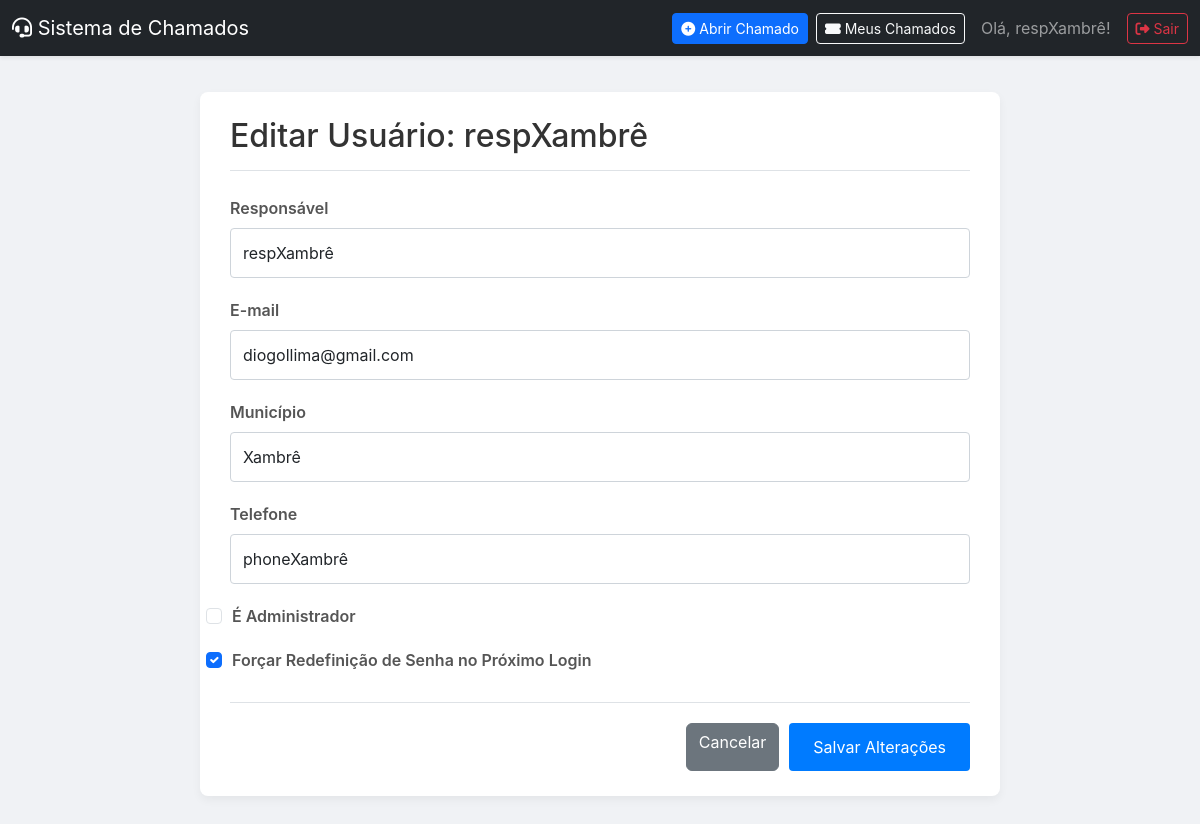
The page /admin/edit_user/399 (signed in) on the database as committed earlier.
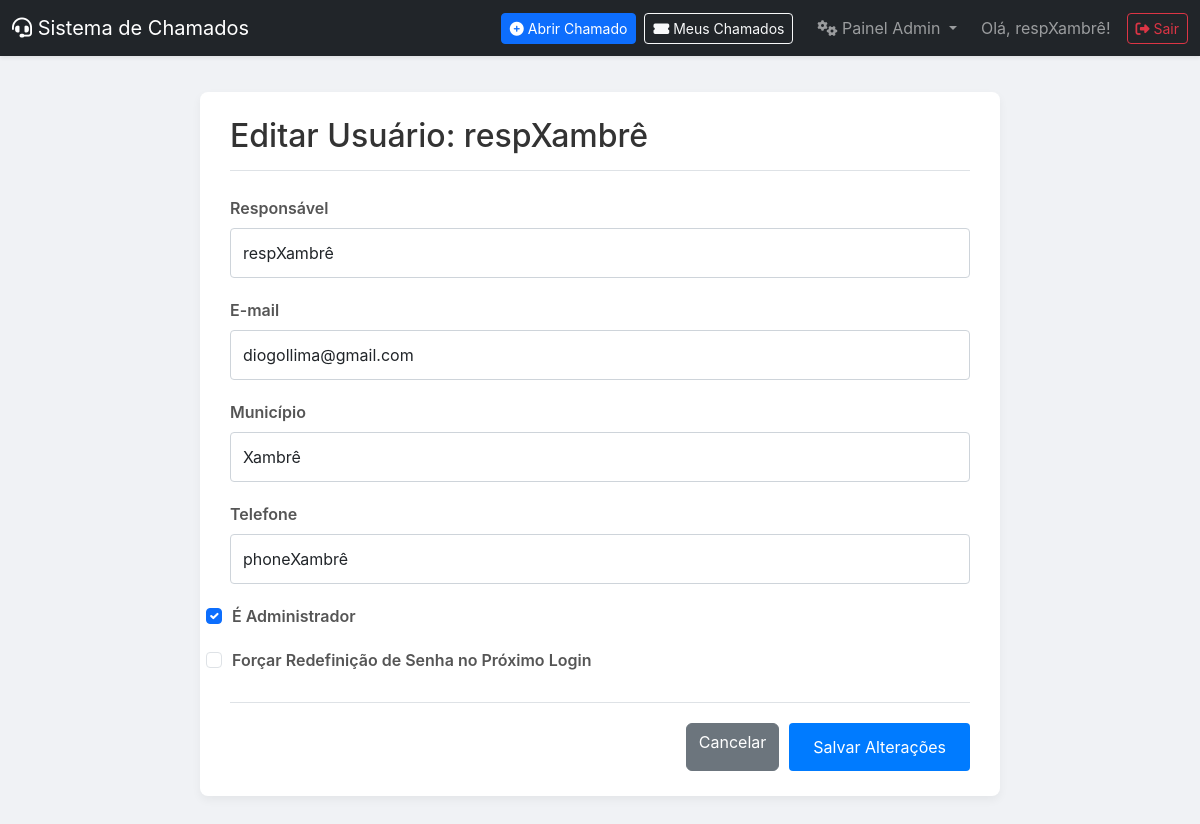
The same page on the database as committed later.
### tables this page shows
CREATE TABLE users (
        id INTEGER PRIMARY KEY AUTOINCREMENT, email TEXT UNIQUE NOT NULL, password TEXT NOT NULL,
        municipio TEXT NOT NULL, responsavel TEXT NOT NULL, telefone TEXT NOT NULL,
        must_reset_password BOOLEAN DEFAULT 1, is_admin BOOLEAN DEFAULT 0
    );

### app.py (the view, shortened to what this page needs)
@app.route('/admin/edit_user/<int:user_id>', methods=['GET', 'POST'])
@login_required
@admin_required
def edit_user(user_id):
    db = get_db()
    user_to_edit = db.execute('SELECT * FROM users WHERE id = ?', (user_id,)).fetchone()
    db.close()
    if user_to_edit is None:
        flash('Usuário não encontrado.', 'danger')
        return redirect(url_for('admin_index'))
    return render_template('edit_user.html', user=user_to_edit)

### app.py (called while the page is built)
def get_db():
    db = sqlite3.connect(DATABASE)
    db.row_factory = sqlite3.Row
    return db

def login_required(f):
    @wraps(f)
    def decorated_function(*args, **kwargs):
        if 'user_id' not in session:
            flash('Por favor, faça login para acessar esta página.', 'warning')
            return redirect(url_for('login'))
        return f(*args, **kwargs)
    return decorated_function

def admin_required(f):
    @wraps(f)
    def decorated_function(*args, **kwargs):
        if not g.user or not g.user['is_admin']:
            flash('Acesso negado. Esta área é restrita para administradores.', 'danger')
            return redirect(url_for('index'))
        return f(*args, **kwargs)
    return decorated_function

@app.before_request
def load_logged_in_user():
    user_id = session.get('user_id')
    if user_id is None:
        g.user = None
    else:
        db = get_db()
        g.user = db.execute('SELECT * FROM users WHERE id = ?', (user_id,)).fetchone()
        db.close()

@app.context_processor
def inject_user():
    return dict(user=g.user)

### templates/edit_user.html (shortened to what this page needs)
{% extends "layout.html" %}
{% block content %}
<div class="content-container">
    <div class="page-header">
        <h2 class="mb-0">Editar Usuário: {{ user.responsavel }}</h2>
    </div>
    <form action="{{ url_for('edit_user', user_id=user.id) }}" method="post" class="mt-4">
        <div class="form-group">
            <label for="responsavel">Responsável</label>
            <input type="text" id="responsavel" name="responsavel" class="form-control" value="{{ user.responsavel }}" required>
        </div>
        <div class="form-group">
            <label for="email">E-mail</label>
            <input type="email" id="email" name="email" class="form-control" value="{{ user.email }}" required>
        </div>
        <div class="form-group">
            <label for="municipio">Município</label>
            <input type="text" id="municipio" name="municipio" class="form-control" value="{{ user.municipio }}" required>
        </div>
        <div class="form-group">
            <label for="telefone">Telefone</label>
            <input type="text" id="telefone" name="telefone" class="form-control" value="{{ user.telefone }}" required>
        </div>
        <div class="form-group">
            <div class="form-check">
                <input type="checkbox" name="is_admin" class="form-check-input" id="isAdminCheck" {% if user.is_admin %}checked{% endif %}>
                <label class="form-check-label" for="isAdminCheck">É Administrador</label>
            </div>
        </div>
        <div class="form-group">
            <div class="form-check">
                <input type="checkbox" name="must_reset_password" class="form-check-input" id="resetPasswordCheck" {% if user.must_reset_password %}checked{% endif %}>
                <label class="form-check-label" for="resetPasswordCheck">Forçar Redefinição de Senha no Próximo Login</label>
            </div>
        </div>
        <div class="form-actions">
            <a href="{{ url_for('admin_index') }}" class="btn btn-secondary">Cancelar</a>
            <button type="submit" class="btn btn-primary">Salvar Alterações</button>
        </div>
    </form>
</div>
{% endblock %}

### templates/layout.html (shortened to what this page needs)
<!doctype html>
<html lang="pt-BR">
<head>
    <link href="https://cdn.jsdelivr.net/npm/bootstrap@5.3.0/dist/css/bootstrap.min.css" rel="stylesheet">
    <link rel="stylesheet" href="https://cdnjs.cloudflare.com/ajax/libs/font-awesome/6.4.0/css/all.min.css">
    <link rel="stylesheet" href="{{ url_for('static', filename='css/style.css') }}">
</head>
<body>
<nav class="navbar navbar-expand-lg navbar-dark bg-dark shadow-sm">
    <div class="container-fluid">
        <a class="navbar-brand" href="{{ url_for('index') }}">
            <i class="fas fa-headset"></i>
            Sistema de Chamados
        </a>
        <div class="collapse navbar-collapse" id="navbarNav">
            <ul class="navbar-nav ms-auto align-items-center">
                {% if user %}
                    <li class="nav-item me-2">
                        {% if user.is_admin %}
                            <a class="btn btn-primary btn-sm" href="{{ url_for('abrir_chamado_admin') }}">
                                <i class="fas fa-plus-circle me-1"></i>Abrir Chamado
                            </a>
                        {% else %}
                            <a class="btn btn-primary btn-sm" href="{{ url_for('abrir_chamado') }}">
                                <i class="fas fa-plus-circle me-1"></i>Abrir Chamado
                            </a>
                        {% endif %}
                    </li>
                    <li class="nav-item me-3">
                        <a class="btn btn-outline-light btn-sm" href="{{ url_for('meus_chamados') }}">
                            <i class="fas fa-ticket-alt me-1"></i>Meus Chamados
                        </a>
                    </li>
                    {% if user.is_admin %}
                    <li class="nav-item dropdown me-3">
                        <a class="nav-link dropdown-toggle" href="#" id="adminMenuDropdown" role="button" data-bs-toggle="dropdown" aria-expanded="false">
                            <i class="fas fa-cogs"></i> Painel Admin
                        </a>
                    </li>
                    {% endif %}
                    <li class="nav-item">
                        <span class="navbar-text me-3">
                            Olá, {{ user.responsavel.split()[0] }}!
                        </span>
                    </li>
                    <li class="nav-item">
                        <a href="{{ url_for('logout') }}" class="btn btn-outline-danger btn-sm">
                            <i class="fas fa-sign-out-alt"></i> Sair
                        </a>
                    </li>
                {% else %}
                    <li class="nav-item">
                         <a href="{{ url_for('login') }}" class="btn btn-outline-success btn-sm">
                            <i class="fas fa-sign-in-alt"></i> Entrar
                        </a>
                    </li>
                {% endif %}
            </ul>
        </div>
    </div>
</nav>
<main class="container-fluid">
    <div class="main-content">
        {% block content %}{% endblock %}
    </div>
</main>
</body>
</html>

### static/css/style.css (style rules this page uses)
body { font-family: -apple-system, BlinkMacSystemFont, "Segoe UI", Roboto, "Helvetica Neue", Arial, sans-serif; margin: 0; background-color: #f8f9fa; color: #333; }
h1, h2, h3 { margin-top: 0.5em; margin-bottom: 0.75em; }
.main-content { flex-grow: 1; padding: 1em; overflow-x: auto; }
.form-group { margin-bottom: 1em; }
label { display: block; margin-bottom: 0.5em; font-weight: bold; }
input[type="text"], input[type="email"], input[type="tel"], input[type="password"], select, textarea { width: 100%; padding: 0.75em; border: 1px solid #ced4da; border-radius: 4px; box-sizing: border-box; }
button[type="submit"] { background-color: #007bff; color: white; border: none; padding: 0.75em 1.5em; border-radius: 4px; cursor: pointer; font-size: 1em; transition: background-color 0.2s; }

### templates/layout.html (style rules this page uses)
body { background-color: #f0f2f5; }
.main-content { padding-top: 1rem; padding-bottom: 1rem; }

### templates/edit_user.html (style rules this page uses)
.content-container { max-width: 800px; margin: 20px auto; padding: 25px 30px; background-color: #ffffff; border-radius: 8px; box-shadow: 0 4px 10px rgba(0,0,0,0.05); }
.page-header { border-bottom: 1px solid #dee2e6; padding-bottom: 15px; margin-bottom: 25px; }
.page-header h2 { margin: 0; color: #333; }
.form-group { margin-bottom: 1.25rem; }
.form-group label { display: block; font-weight: 600; color: #555; margin-bottom: 0.5rem; }
.form-control { width: 100%; padding: 10px; border: 1px solid #ccc; border-radius: 4px; font-size: 1rem; }
.form-check { padding-left: 0; }
.form-check-input { margin-right: 10px; }
.form-check-label { font-weight: normal; }
.form-actions { display: flex; justify-content: flex-end; gap: 10px; margin-top: 30px; padding-top: 20px; border-top: 1px solid #dee2e6; }

Rows that differ between the two databases and show on the page:
changed users "respXambrê": is_admin "☐" → "☑"; must_reset_password "☑" → "☐"
Other text that changed with them:
text now shown: "Painel Admin"
